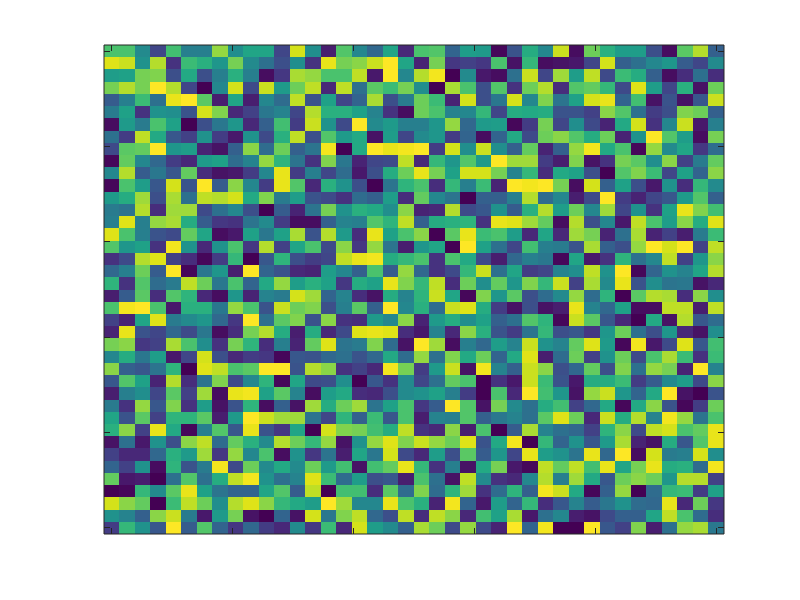

Write the MATLAB code that produced this figure.
clear; close all;

N = 40;
sigma_f = 1;
sigma_l = 1;
p = [1 1];

gridvec = linspace(0,1,N);
[X,Y] = meshgrid(gridvec,gridvec);
points = [X(:) Y(:)];

points_i = points;
points_j = points;
points_i = permute(points_i,[1 3 2]);
points_j = permute(points_j,[1 3 2]);
displacements = points_i - permute(points_j,[2 1 3]);

sin_arg1 = pi*abs(displacements(:,:,1))/p(1);
sin_arg2 = pi*abs(displacements(:,:,2))/p(2);
% C = sigma_f^2*exp(-2*sin(sin_arg1 + sin_arg2).^2/sigma_l^2);
C1 = sigma_f^2*exp(-2*sin(sin_arg1).^2/sigma_l^2); % periodicity in one direction
C2 = sigma_f^2*exp(-2*sin(sin_arg2).^2/sigma_l^2); % periodicity in the other direction
C = C1.*C2;

figure
imagesc(C)
colorbar
min(eig(C))

z = mvnrnd(zeros(N^2,1),C);
Z = reshape(z,N,N);

for i = 1:N
    for j = 1:N
        % if Z(i,j) > 0
        %     Z(i,j) = Z(i,j)^(1/3);
        % else
        %     Z(i,j)
        % end
        Z(i,j) = rand;
    end
end

imagesc([0 1],[0 1],Z);
set(gca,'YDir','normal')

set(gca,'YTickLabel',[]);
set(gca,'XTickLabel',[]);